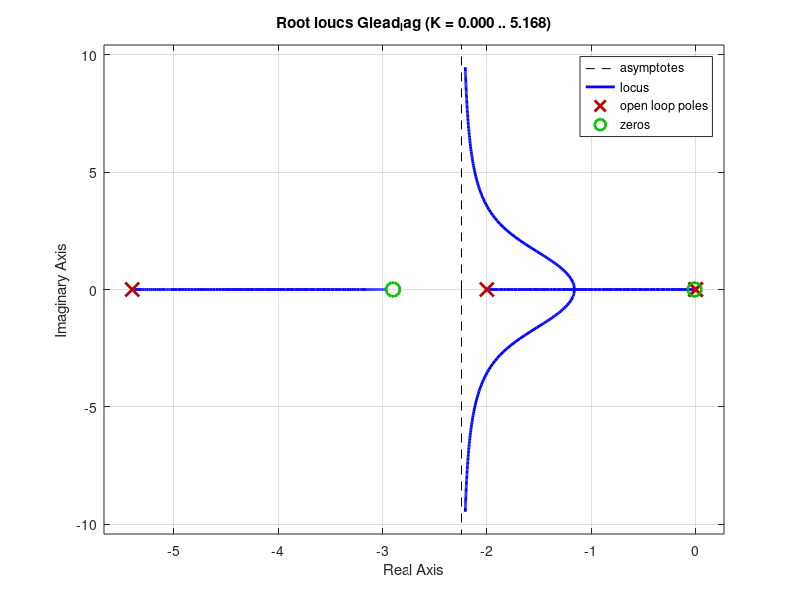
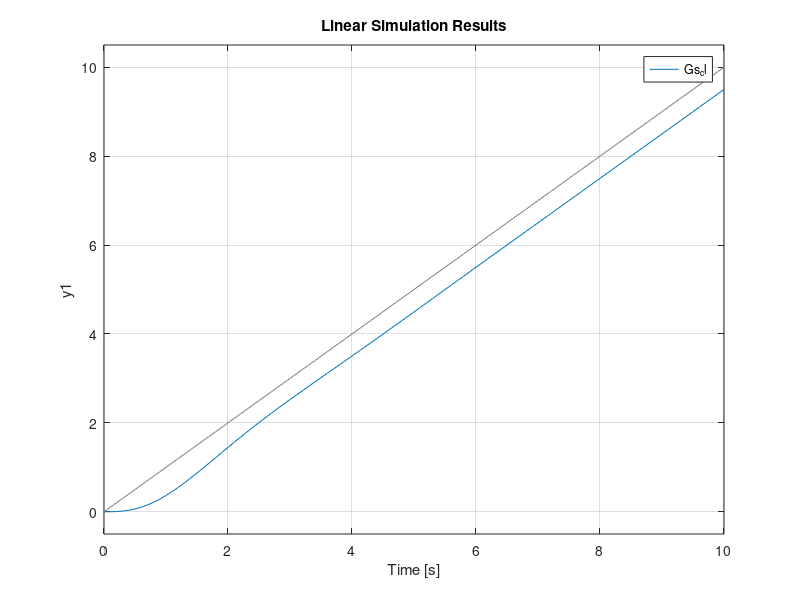

These figures' MATLAB source, in order:
clc;clear all;close all;
p1=[0 -2];
z1=[];
k1=4;
Gs=zpk(z1,p1,k1); %Gs:-OLTF Uncompensated system
Gs_cl=feedback(Gs,1);

%Gcs lead compensated system
z2=[-2.9];p2=[-5.4];k2=[4.69];
Gcs_lead=zpk(z2,p2,k2);
Glead=Gs*Gcs_lead;
Glead_cl=feedback(Glead,1);

%lag compensator
z3=[-0.01];p3=[0.0025];k3=[1];
Gcslag=zpk(z3,p3,k3);
Glead_lag=Glead*Gcslag;
Glead_lag_cl=feedback(Glead_lag,1);

%rootlocous
rlocus(Glead_lag);
figure();

%step response
step(Gs_cl);
hold on;
step(Glead_lag_cl);

t=0:0.1:10;
ramp=1*t;
lsim(Gs_cl,t,t);

